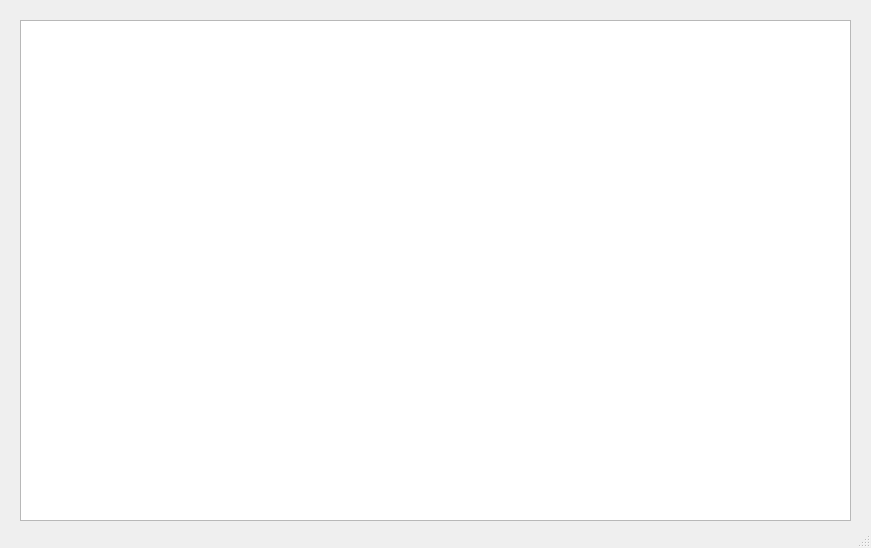
<?xml version="1.0" encoding="UTF-8"?>
<ui version="4.0">
 <class>MainWindow</class>
 <widget class="QMainWindow" name="MainWindow">
  <property name="geometry">
   <rect>
    <x>0</x>
    <y>0</y>
    <width>871</width>
    <height>548</height>
   </rect>
  </property>
  <property name="windowTitle">
   <string>Table</string>
  </property>
  <widget class="QWidget" name="centralwidget">
   <widget class="QTableWidget" name="tableWidget">
    <property name="geometry">
     <rect>
      <x>20</x>
      <y>20</y>
      <width>831</width>
      <height>501</height>
     </rect>
    </property>
   </widget>
  </widget>
  <widget class="QMenuBar" name="menubar">
   <property name="geometry">
    <rect>
     <x>0</x>
     <y>0</y>
     <width>871</width>
     <height>21</height>
    </rect>
   </property>
  </widget>
  <widget class="QStatusBar" name="statusbar"/>
 </widget>
 <resources/>
 <connections/>
</ui>
